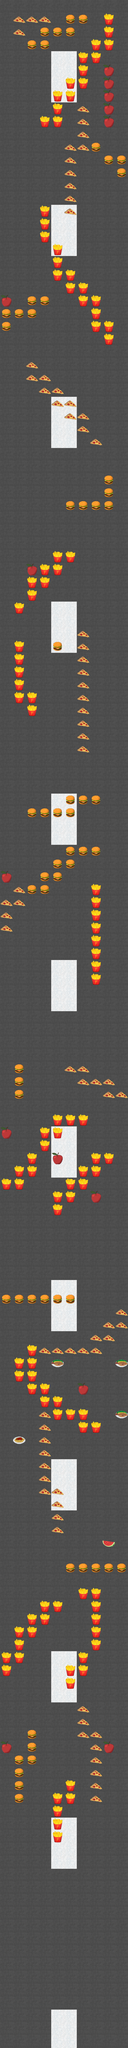

Rendered tile map (Tiled .tmx) drawn with the repository's tilesets; below, a short description and the map source with its tile grids summarised:
An orthogonal 10x160 tile map with 48x48 px tiles, 3 tile layers (Tile Layer 1, burgers, carrots) and 269 objects.

<map version="1.2" tiledversion="1.2.3" orientation="orthogonal" renderorder="right-down" width="10" height="160" tilewidth="48" tileheight="48" infinite="0" nextlayerid="6" nextobjectid="270">
 <tileset firstgid="1" name="TileSetFA" tilewidth="48" tileheight="48" tilecount="20" columns="5">
  <image source="TileSetFA.png" width="240" height="192" />
 </tileset>
 <layer id="1" name="Tile Layer 1" width="10" height="160">
  <data>[1600 cells, 1600 non-empty, 2 distinct tile ids]</data>
 </layer>
 <layer id="2" name="burgers" width="10" height="160">
  <data>[1600 cells, 250 non-empty, 3 distinct tile ids]</data>
 </layer>
 <layer id="3" name="carrots" width="10" height="160">
  <data>[1600 cells, 19 non-empty, 4 distinct tile ids]</data>
 </layer>
 <objectgroup id="4" name="ObjectLayer">
  <object id="1" x="203" y="6878" width="27.5" height="29" />
  <object id="2" x="202.75" y="6827.5" width="27.5" height="29" />
  <object id="3" x="202.875" y="6779.75" width="27.5" height="29" />
  <object id="4" x="202.625" y="6729.25" width="27.5" height="29" />
  <object id="5" x="250.375" y="6730.75" width="27.5" height="29" />
  <object id="6" x="250.125" y="6680.25" width="27.5" height="29" />
  <object id="7" x="348.375" y="6732.75" width="27.5" height="29" />
  <object id="8" x="348.125" y="6682.25" width="27.5" height="29" />
  <object id="9" x="345.875" y="6635.75" width="27.5" height="29" />
  <object id="10" x="345.625" y="6585.25" width="27.5" height="29" />
  <object id="11" x="57.375" y="6731.25" width="27.5" height="29" />
  <object id="12" x="57.125" y="6680.75" width="27.5" height="29" />
  <object id="13" x="57.875" y="6633.75" width="27.5" height="29" />
  <object id="14" x="57.625" y="6583.25" width="27.5" height="29" />
  <object id="15" x="105.375" y="6588.75" width="27.5" height="29" />
  <object id="16" x="105.125" y="6538.25" width="27.5" height="29" />
  <object id="17" x="106.25" y="6488" width="27.5" height="29" />
  <object id="18" x="345.875" y="6539.75" width="27.5" height="29" />
  <object id="19" x="345.625" y="6489.25" width="27.5" height="29" />
  <object id="20" x="296.875" y="6492.25" width="27.5" height="29" />
  <object id="21" x="296.625" y="6441.75" width="27.5" height="29" />
  <object id="22" x="300.25" y="6395" width="27" height="29" />
  <object id="23" x="250.375" y="6299.25" width="27.5" height="29" />
  <object id="24" x="250.125" y="6248.75" width="27.5" height="29" />
  <object id="25" x="298.875" y="6251.75" width="27.5" height="29" />
  <object id="26" x="298.625" y="6201.25" width="27.5" height="29" />
  <object id="27" x="9.875" y="6252.75" width="27.5" height="29" />
  <object id="28" x="9.625" y="6202.25" width="27.5" height="29" />
  <object id="29" x="58.875" y="6204.25" width="27.5" height="29" />
  <object id="30" x="58.625" y="6153.75" width="27.5" height="29" />
  <object id="31" x="59.25" y="6108" width="27.5" height="29" />
  <object id="32" x="105.375" y="6107.25" width="27.5" height="29" />
  <object id="33" x="105.125" y="6056.75" width="27.5" height="29" />
  <object id="34" x="154.875" y="6060.25" width="27.5" height="29" />
  <object id="35" x="154.625" y="6009.75" width="27.5" height="29" />
  <object id="36" x="346.375" y="6156.25" width="27.5" height="29" />
  <object id="37" x="346.125" y="6105.75" width="27.5" height="29" />
  <object id="38" x="347.375" y="6060.75" width="27.5" height="29" />
  <object id="39" x="347.125" y="6010.25" width="27.5" height="29" />
  <object id="40" x="298.375" y="5957.5" width="27.5" height="29" />
  <object id="41" x="347.125" y="5960.5" width="27.5" height="29" />
  <object id="42" x="201.75" y="6009" width="27.5" height="29" />
  <object id="43" x="394.188" y="5866.38" width="27.5" height="29" />
  <object id="44" x="441.313" y="5865.63" width="27.5" height="29" />
  <object id="45" x="297.688" y="5865.38" width="27.5" height="29" />
  <object id="46" x="344.813" y="5864.63" width="27.5" height="29" />
  <object id="47" x="250.25" y="5865.5" width="27.5" height="29" />
  <object id="48" x="201.583" y="5723.5" width="27.5" height="29" />
  <object id="49" x="201.881" y="5676.02" width="28.1377" height="29.6725" />
  <object id="50" x="201.625" y="5624.35" width="28.1377" height="29.6725" />
  <object id="51" x="202.904" y="5578.31" width="28.1377" height="29.6725" />
  <object id="52" x="154.214" y="5581.35" width="28.1377" height="29.6725" />
  <object id="53" x="153.958" y="5529.68" width="28.1377" height="29.6725" />
  <object id="54" x="155.237" y="5483.64" width="28.1377" height="29.6725" />
  <object id="55" x="154.214" y="5436.69" width="28.1377" height="29.6725" />
  <object id="56" x="153.958" y="5385.02" width="28.1377" height="29.6725" />
  <object id="57" x="155.237" y="5338.98" width="28.1377" height="29.6725" />
  <object id="58" x="300.219" y="5293.04" width="27.5" height="29" />
  <object id="59" x="203.719" y="5292.04" width="27.5" height="29" />
  <object id="60" x="250.844" y="5291.29" width="27.5" height="29" />
  <object id="61" x="156.281" y="5292.16" width="27.5" height="29" />
  <object id="62" x="346.271" y="5339.04" width="27.5" height="29" />
  <object id="63" x="296.896" y="5337.29" width="27.5" height="29" />
  <object id="64" x="202.636" y="5240.77" width="27.5" height="29" />
  <object id="65" x="155.198" y="5240.89" width="27.5" height="29" />
  <object id="66" x="153.302" y="5191.44" width="27.5" height="29" />
  <object id="67" x="105.864" y="5191.56" width="27.5" height="29" />
  <object id="68" x="105.969" y="5144.77" width="27.5" height="29" />
  <object id="69" x="58.531" y="5144.89" width="27.5" height="29" />
  <object id="70" x="105.302" y="5095.44" width="27.5" height="29" />
  <object id="71" x="57.8643" y="5095.56" width="27.5" height="29" />
  <object id="72" x="154.636" y="5052.11" width="27.5" height="29" />
  <object id="73" x="107.198" y="5052.23" width="27.5" height="29" />
  <object id="74" x="249.302" y="5051.44" width="27.5" height="29" />
  <object id="75" x="201.864" y="5051.56" width="27.5" height="29" />
  <object id="76" x="343.969" y="5051.44" width="27.5" height="29" />
  <object id="77" x="296.531" y="5051.56" width="27.5" height="29" />
  <object id="78" x="395.302" y="5003.44" width="27.5" height="29" />
  <object id="79" x="347.864" y="5003.56" width="27.5" height="29" />
  <object id="80" x="441.969" y="4956.11" width="27.5" height="29" />
  <object id="81" x="394.531" y="4956.23" width="27.5" height="29" />
  <object id="82" x="442.917" y="4908.17" width="27.5" height="29" />
  <object id="83" x="59.3025" y="4857.78" width="27.5" height="29" />
  <object id="84" x="11.8645" y="4857.9" width="27.5" height="29" />
  <object id="85" x="153.968" y="4857.11" width="27.5" height="29" />
  <object id="86" x="106.53" y="4857.23" width="27.5" height="29" />
  <object id="87" x="248.635" y="4857.11" width="27.5" height="29" />
  <object id="88" x="201.197" y="4857.23" width="27.5" height="29" />
  <object id="89" x="203.25" y="4521.5" width="27.5" height="29" />
  <object id="90" x="251.25" y="4473.5" width="27.5" height="29" />
  <object id="91" x="203.812" y="4473.62" width="27.5" height="29" />
  <object id="92" x="298.636" y="4424.77" width="27.5" height="29" />
  <object id="93" x="251.198" y="4424.89" width="27.5" height="29" />
  <object id="94" x="345.969" y="4380.77" width="27.5" height="29" />
  <object id="95" x="298.531" y="4380.89" width="27.5" height="29" />
  <object id="96" x="393.969" y="4332.11" width="27.5" height="29" />
  <object id="97" x="346.531" y="4332.23" width="27.5" height="29" />
  <object id="98" x="58.6357" y="4424.77" width="27.5" height="29" />
  </objectgroup>
 <objectgroup id="5" name="ObjectLayer2">
  <!-- 19 objects omitted --></objectgroup>
</map>
<!-- 171 of 269 objects omitted -->